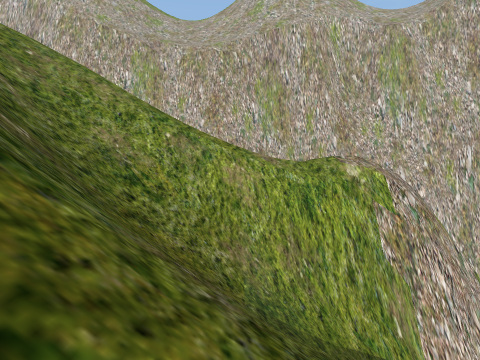
view 1 (above)

17 first-person views from a walk through a 3-D level made in the Unity game engine. The camera is 1.2 m above the floor, tilts 2° down and sees 80° across. The floor is counted in squares, 2 m on a side. Each view is taken from the middle of a square. On the plan, view 1 faces up. The plan holds only what a view shows up to about 9 squares ahead; the rest is blank. The place goes on beyond the plan. Some trees and plants on the terrain are drawn as simple stand-ins. The player character is not drawn. Some surface patterns are stand-ins.

view 2
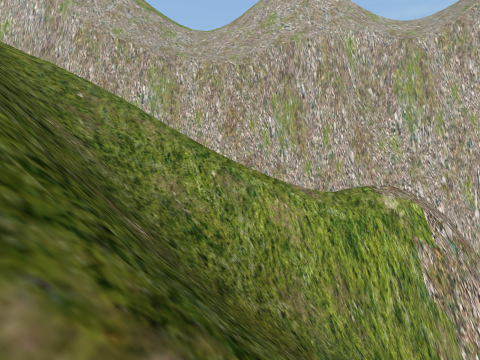

view 3
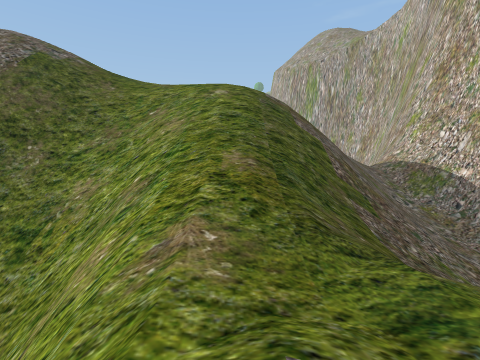

view 4
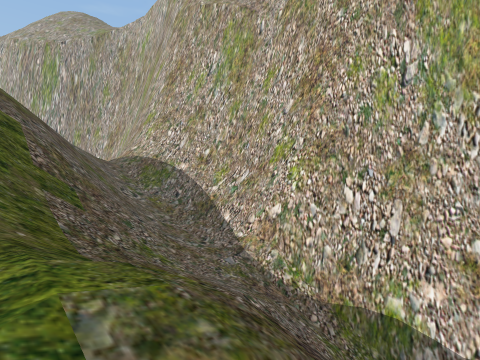

view 5
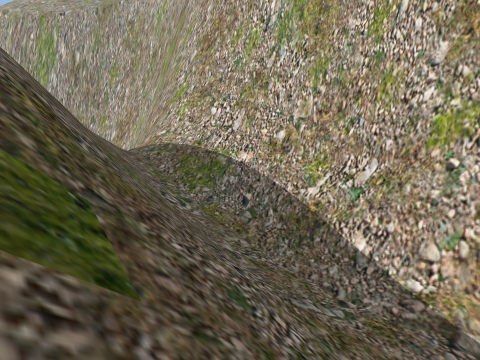

view 6
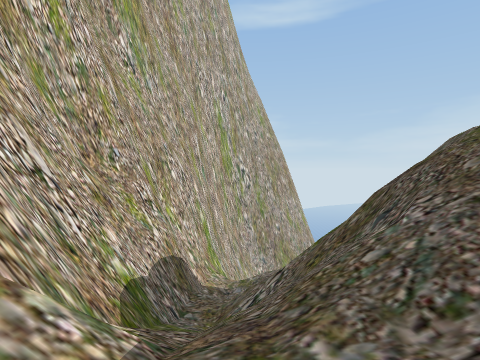

view 7
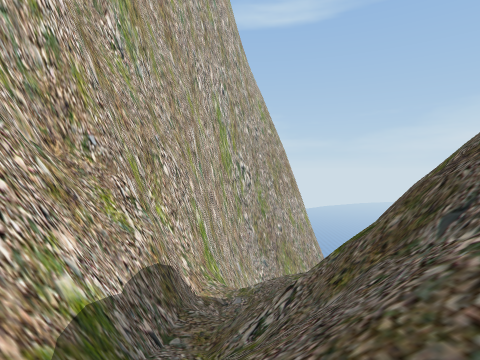

view 8
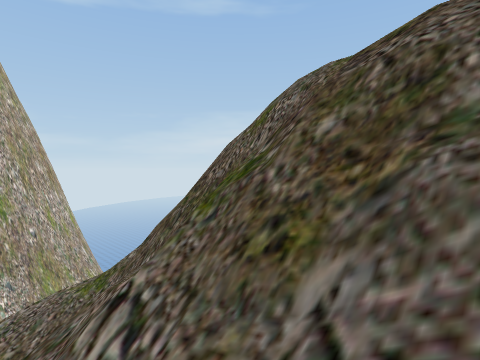

view 9
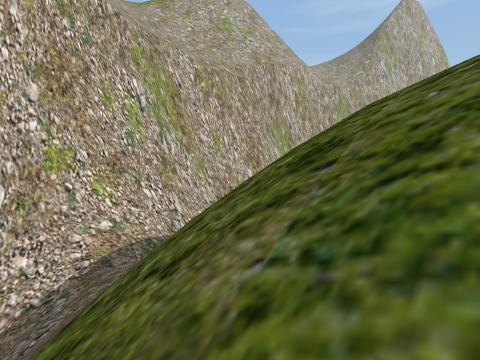

view 10
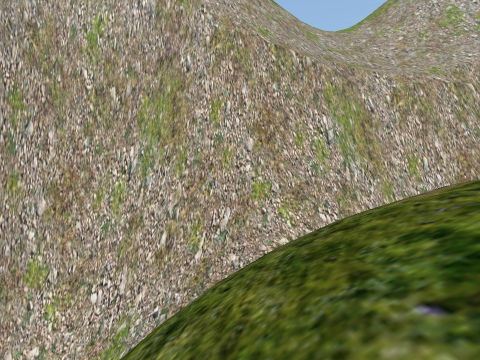

view 11
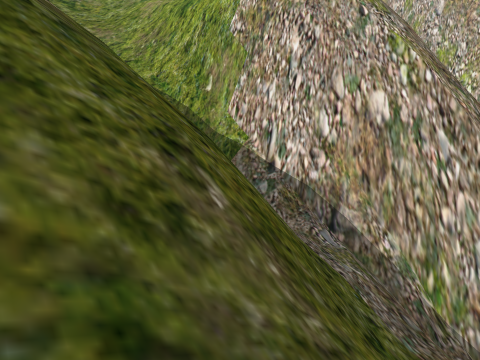

view 12
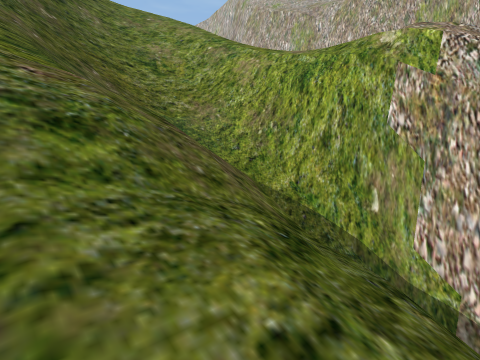

view 13
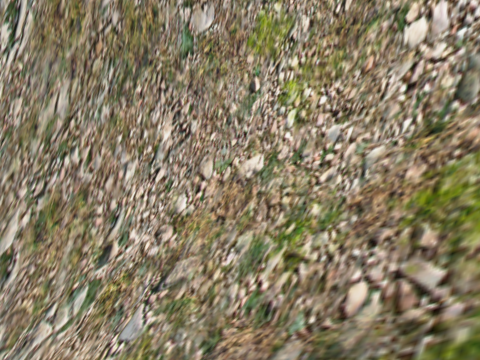

view 14
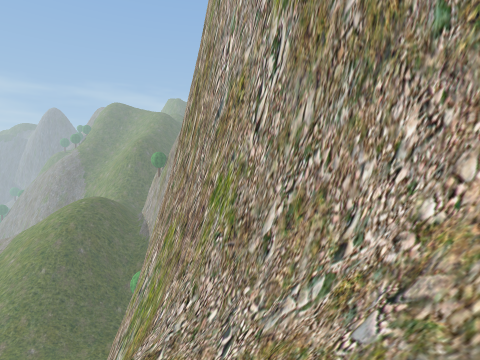

view 15
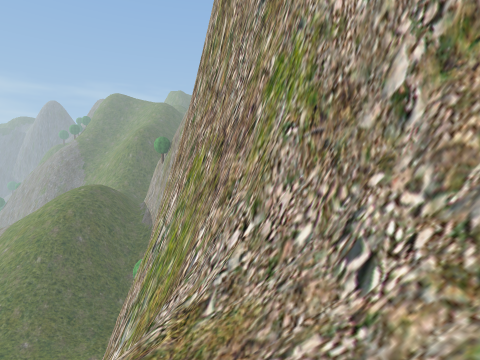

view 16
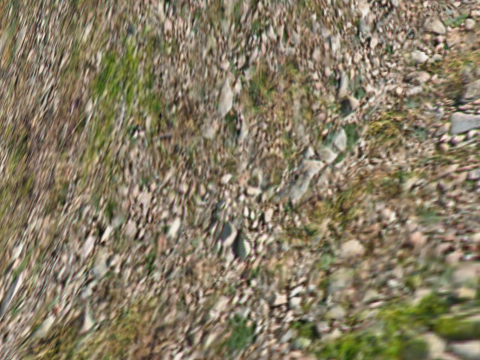

view 17
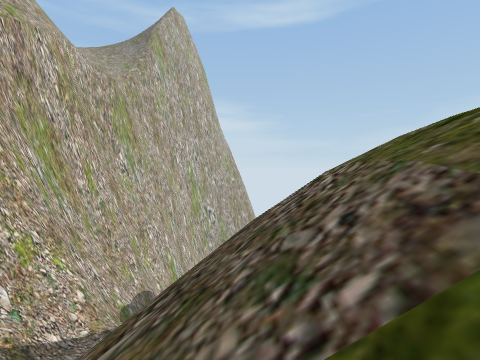

### Floor plan
Key: @ floor where view 1 was taken; # wall or solid block; x gap in a wall; . main floor; : floor 1.75 m higher than the main floor; - floor 2.25 m lower than the main floor; + floor 7.25 m higher than the main floor; / step, stairs or slope; = window, fence, low wall or low ledge; v drop or lower ground.
Columns run from 22 left of view 1 to 8 right of it. Each row starts with its distance up from view 1.
 15      ################      ####
 14     ###=###=///////#########vvv
 13    ###///  //://////-/////v vv
 12    ##// /  /////////////##  vv
 11   ##///    // //=##=////==vvvv
 10 ###v/ /    ////////=/////=vvv
  9 #vv        ////////////.///vvv
  8            ///+ ///////..//vv
  7             //  ////////vvvv###
  6             /   /////=########v
  5                 ///////////////
  4                 /////////  ===
  3                 //x==//  ////#
  2                 //v##////////=/
  1                 //  =///////
  0                      /@

Where each view was taken, in squares from view 1:
view 1: 0 up, 0 right, facing up
view 2: 0 up, 1 left, facing up
view 3: 8 up, 3 right, facing left
view 4: 9 up, 3 right, facing up-left
view 5: 10 up, 1 left, facing up-left
view 6: 13 up, 2 left, facing right
view 7: 13 up, 1 left, facing right
view 8: 13 up, 1 right, facing down-right
view 9: 8 up, 11 left, facing up-right
view 10: 6 up, 10 left, facing up
view 11: 2 up, 8 right, facing up-left
view 12: 1 up, 5 right, facing up-left
view 13: 12 up, 14 left, facing up-left
view 14: 12 up, 14 left, facing left
view 15: 11 up, 16 left, facing left
view 16: 10 up, 16 left, facing up-left
view 17: 10 up, 9 left, facing right
